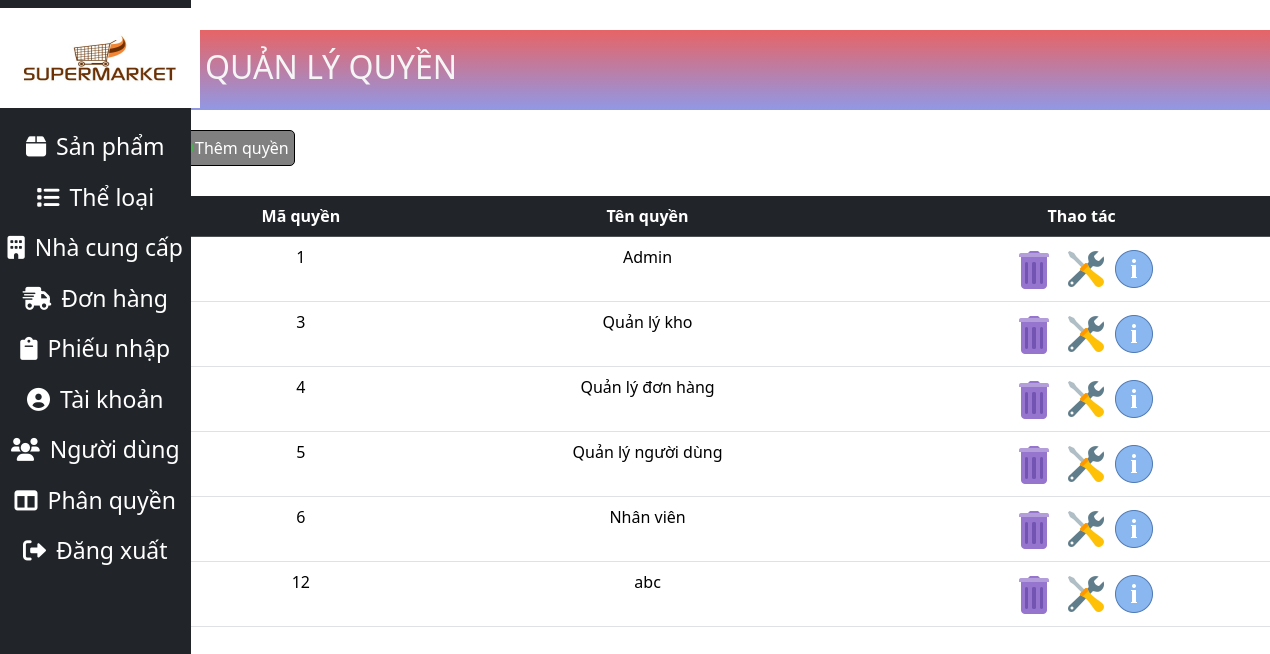
Page /admin/index.php?action=showPermissionList on the committed database.
### tables this page shows
CREATE TABLE `quyen` (
  `ma_quyen` int(11) NOT NULL,
  `ten_quyen` varchar(20) NOT NULL
);

### database/database.php (called while the page is built, shortened)
<?php
class Database
{
    private $host = "localhost";
    private $username = "root";
    private $password = "";
    private $database = "sieuthi";
    private $conn;
    public function __construct()
    {
        $this->conn = $this->connectDB();
    }
    private function connectDB()
    {
        $conn = mysqli_connect($this->host, $this->username, $this->password, $this->database);
        mysqli_query($conn,"SET NAMES 'utf8'");
        return $conn;
    }
    public function select($query)
    {
        $result = mysqli_query($this->conn, $query);
        if ($result) {
            $data = mysqli_fetch_all($result, MYSQLI_ASSOC);
            return $data;
        } else {
            die(mysqli_error($this->conn));
        }
    }
}

### admin/model/quyenModel.php (called while the page is built, shortened)
<?php
require_once("../database/database.php");
class QuyenModel
{
    private $db;
    public function __construct()
    {
        $this->db = new Database();
    }
    public function getAllPermisson()
    {
        $query = "SELECT * FROM quyen";
        return $this->db->select($query);
    }
}
?>

### admin/views/quyenView.php (the view, shortened to what this page needs)
<!DOCTYPE html>
<html lang="en">
<head>
    <link rel="stylesheet" href="../../css/admin.css">
    <link rel="stylesheet" href="https://cdnjs.cloudflare.com/ajax/libs/font-awesome/6.0.0-beta3/css/all.min.css">
    <link href="https://cdn.jsdelivr.net/npm/bootstrap@5.3.3/dist/css/bootstrap.min.css" rel="stylesheet">
</head>
<div class="product_view">
<div class="product_view_container">
<h2>QUẢN LÝ QUYỀN</h2>
    <a id="themquyen" style="width:120px;"class="category_add" href="#"  onclick="showAddFormPer()">
    <img src="../img/plus.png" alt="">Thêm quyền</a>
<table class="table table-hover">
    <thead class="table-dark">
        <tr>
            <th>Mã quyền</th>
            <th>Tên quyền</th>
            <th>Thao tác</th>
        </tr>
    </thead>
    <tbody>
        <?php foreach ($permissions as $permission) : ?>
            <?php if ($permission['ma_quyen'] != 2) :?>
            <tr>
                <td><?php echo $permission['ma_quyen']; ?></td>
                <td><?php echo $permission['ten_quyen']; ?></td>
                <td>
                    <a href="index.php?action=deletePermission&id=<?php echo $permission['ma_quyen']; ?>"onclick="return confirmDelete();">
                        <img src="../img/delete.png" alt=""></a>
                        <a href="#" onclick="showUpdateFormPer(
                            '<?php echo $permission['ma_quyen']; ?>',
                            '<?php echo $permission['ten_quyen']; ?>')">
                        <img src="../img/update.png" alt=""></a>
                        <a href="index.php?action=viewPermissionDetail&id=<?php echo $permission['ma_quyen']; ?>">
                            <img class="detail_icon" src="../img/detail.png" alt="">
                        </a>
                </td>
            </tr>
        <?php endif;?>
        <?php endforeach; ?>
    </tbody>
</table>
</div>
</div>
</html>

### css/admin.css (style rules this page uses)
.product_view { display: flex; justify-content: center; }
.product_view_container { margin-top: 30px; }
.product_view_container table { width: 1120px; margin-left: 200px; }
.product_view_container table tr { text-align: center; }
.product_view h2 { margin-left:200px; margin-bottom: 20px; background: linear-gradient(#e66465, #9198e5); height: 80px; padding-left: 30px; padding-top: 18px; color: whitesmoke; }
.category_add { display: flex; width: 150px; margin-bottom: 30px; text-decoration: none; border: 1px solid black; padding: 5px; align-items: center; color: white; border-radius: 5px; background-color: grey; margin-left: 200px; }

### rows in the picture
quyen: ma_quyen "1", ten_quyen "Admin"
quyen: ma_quyen "3", ten_quyen "Quản lý kho"
quyen: ma_quyen "4", ten_quyen "Quản lý đơn hàng"
quyen: ma_quyen "5", ten_quyen "Quản lý người dùng"
quyen: ma_quyen "6", ten_quyen "Nhân viên"
quyen: ma_quyen "12", ten_quyen "abc"
